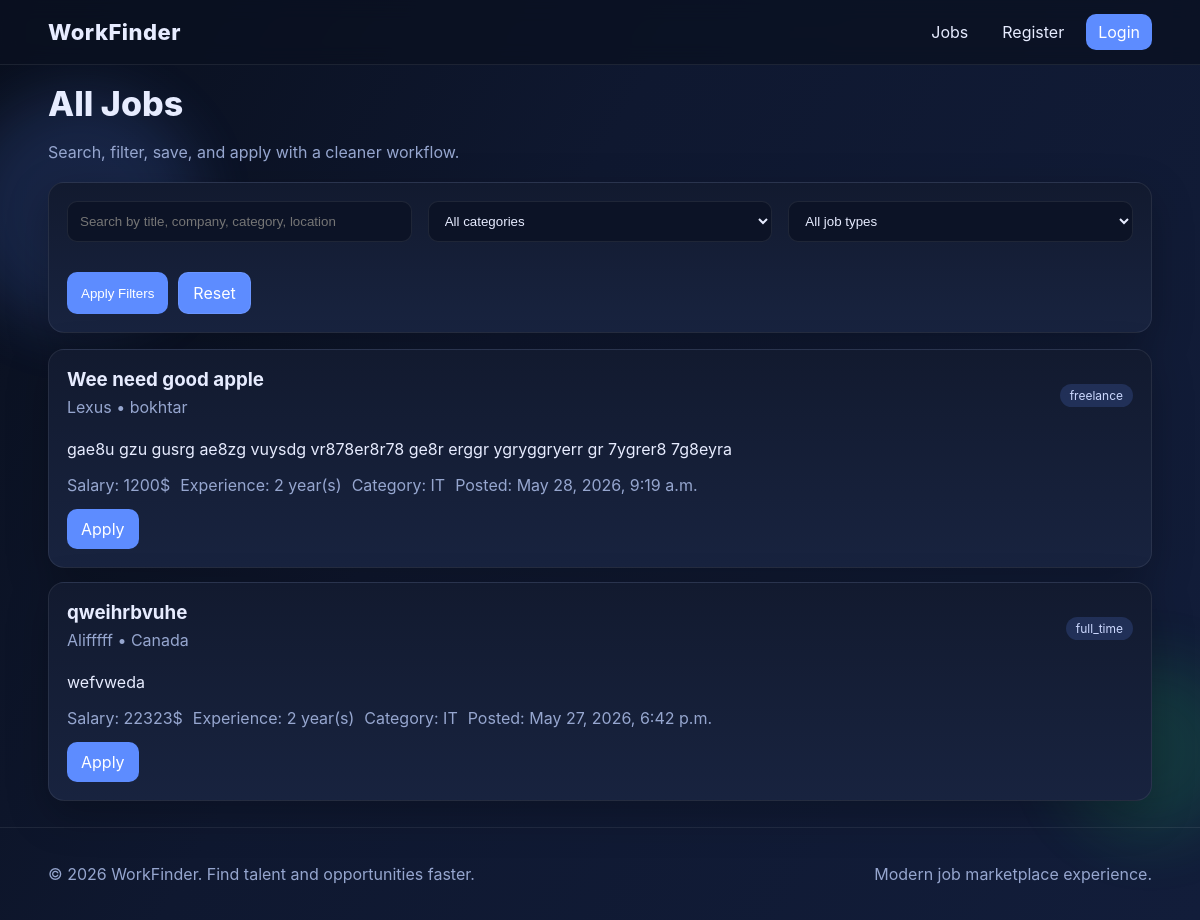
Page /all_jobs/ on the earlier database version.
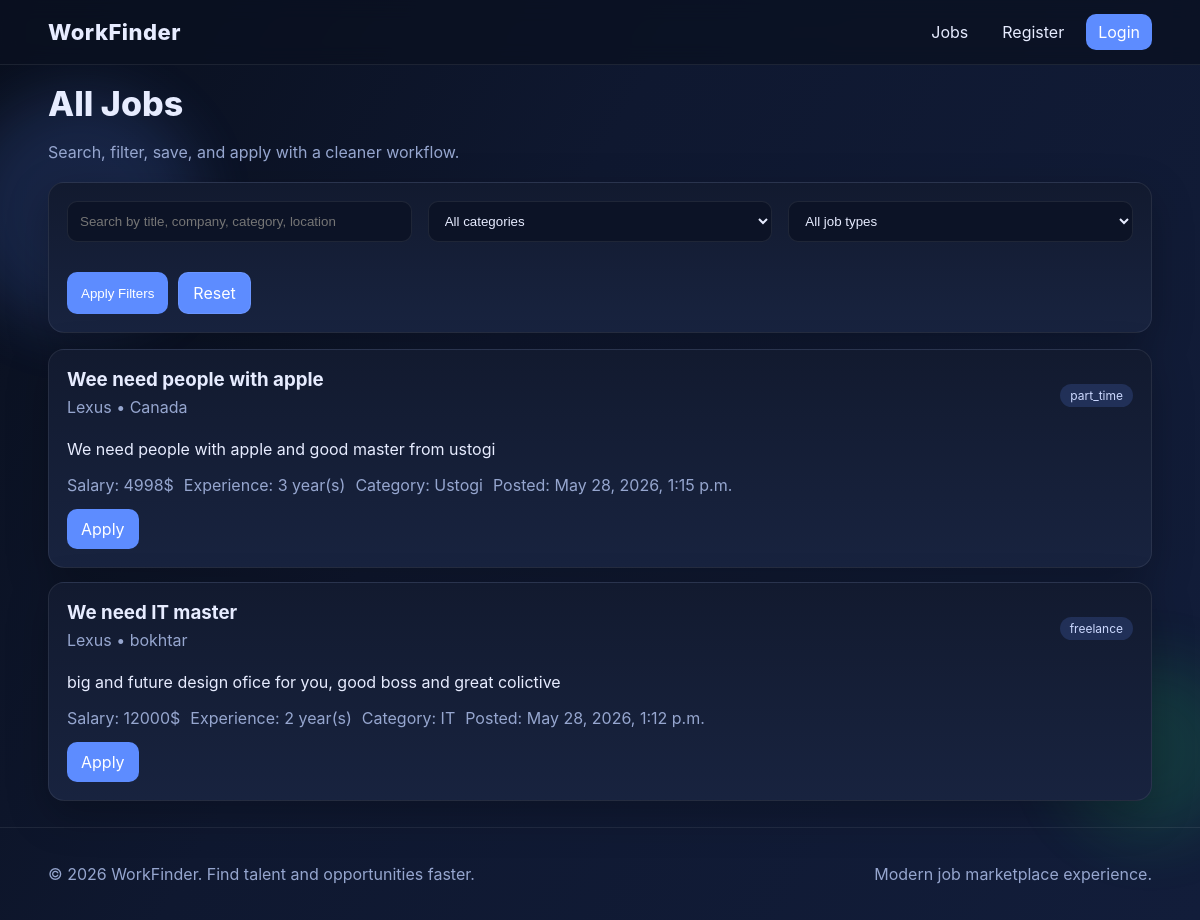
Same page on the later database version.
### work/models.py (models this page shows, shortened)
class Job(models.Model):
    JOB_TYPE = [
        ('full_time', 'Full time'),
        ('part_time', 'Part time'),
        ('freelance', 'Freelance')
    ]
    company = models.ForeignKey(Emploeer, on_delete=models.CASCADE)
    title = models.CharField(max_length=25)
    description = models.TextField()
    sallary = models.PositiveIntegerField()
    location = models.CharField(max_length=50)
    job_type = models.CharField(max_length=25, choices=JOB_TYPE)
    exp_req = models.PositiveIntegerField()
    category = models.ForeignKey(Category, on_delete=models.CASCADE)
    created_at = models.DateTimeField(auto_now_add=True)

class Emploeer(models.Model):
    user = models.OneToOneField(User, on_delete=models.CASCADE)
    company_name = models.CharField(max_length=50)
    about = models.TextField()
    logo = models.ImageField(upload_to='companylogos/')
    location = models.CharField(max_length=50)
    create_at = models.DateTimeField(auto_now_add=True)
    is_creat = models.BooleanField(default=False, null=True, blank=True)

class Category(models.Model):
    name = models.CharField(max_length=50)

### work/views.py (the view)
# urls.py: path('all_jobs/', views.all_jobs, name='all_jobs'),
def all_jobs(request):
    jobs = Job.objects.select_related("company", "category").order_by("-created_at")
    q = request.GET.get("q", "").strip()
    category = request.GET.get("category", "").strip()
    job_type = request.GET.get("job_type", "").strip()
    if q:
        jobs = jobs.filter(Q(title__icontains=q)| Q(category__name__icontains=q)| Q(company__company_name__icontains=q)| Q(location__icontains=q))
    if category:
        jobs = jobs.filter(category_id=category)
    if job_type:
        jobs = jobs.filter(job_type=job_type)
    favorite_ids = []
    if request.user.is_authenticated:
        favorite_ids = list(Favorite.objects.filter(user=request.user).values_list("job_id", flat=True))
    return render(request,"work/all_jobs.html",context={"j": jobs,"categories": Category.objects.order_by("name"),"job_types": Job.JOB_TYPE,"favorite_ids": favorite_ids,"q": q,"selected_category": category,"selected_job_type": job_type,})

### templates/work/all_jobs.html (shortened to what this page needs)
{% extends "base.html" %}
{% block main %}
<h1 class="title">All Jobs</h1>
<p class="subtitle">Search, filter, save, and apply with a cleaner workflow.</p>
<form action="{% url 'all_jobs' %}" method="get" class="card grid grid-3">
    <input type="text" name="q" value="{{ q }}" placeholder="Search by title, company, category, location">
    <select name="category">
        <option value="">All categories</option>
    </select>
    <select name="job_type">
        <option value="">All job types</option>
    </select>
    <div class="form-actions">
        <button class="btn" type="submit">Apply Filters</button>
        <a class="btn btn-outline" href="{% url 'all_jobs' %}">Reset</a>
    </div>
</form>
<section class="job-list" style="margin-top:16px;">
    {% for i in j %}
        <article class="card job-card">
            <div class="between">
                <div>
                    <h3 style="margin:0;">{{ i.title }}</h3>
                    <p class="muted" style="margin:6px 0;">{{ i.company.company_name }} • {{ i.location }}</p>
                </div>
                <span class="chip">{{ i.job_type }}</span>
            </div>
            <p>{{ i.description }}</p>
            <div class="row muted">
                <span>Salary: {{ i.sallary }}$</span>
                <span>Experience: {{ i.exp_req }} year(s)</span>
                <span>Category: {{ i.category.name }}</span>
                <span>Posted: {{ i.created_at }}</span>
            </div>
            <div class="form-actions">
                <a class="btn" href="{% url 'aplicate' i.id %}">Apply</a>
            </div>
        </article>
    {% empty %}
        <article class="card"><p class="muted">No jobs found with current filters.</p></article>
    {% endfor %}
</section>
{% endblock %}

Differences in the rows shown:
removed Job: title "Wee need good apple", company.company_name "Lexus", location "bokhtar", job_type "freelance", description "gae8u gzu gusrg ae8zg vuysdg vr878er8r78 ge8r erggr ygryggryerr gr 7ygrer8 7g8eyra", sallary "1200", exp_req "2", category.name "IT", created_at "May 28, 2026, 9:19 a.m."
removed Job: title "qweihrbvuhe", company.company_name "Alifffff", location "Canada", job_type "full_time", description "wefvweda", sallary "22323", exp_req "2", category.name "IT", created_at "May 27, 2026, 6:42 p.m."
added Job: title "Wee need people with apple", company.company_name "Lexus", location "Canada", job_type "part_time", description "We need people with apple and good master from ustogi", sallary "4998", exp_req "3", category.name "Ustogi", created_at "May 28, 2026, 1:15 p.m."
added Job: title "We need IT master", company.company_name "Lexus", location "bokhtar", job_type "freelance", description "big and future design ofice for you, good boss and great colictive", sallary "12000", exp_req "2", category.name "IT", created_at "May 28, 2026, 1:12 p.m."
